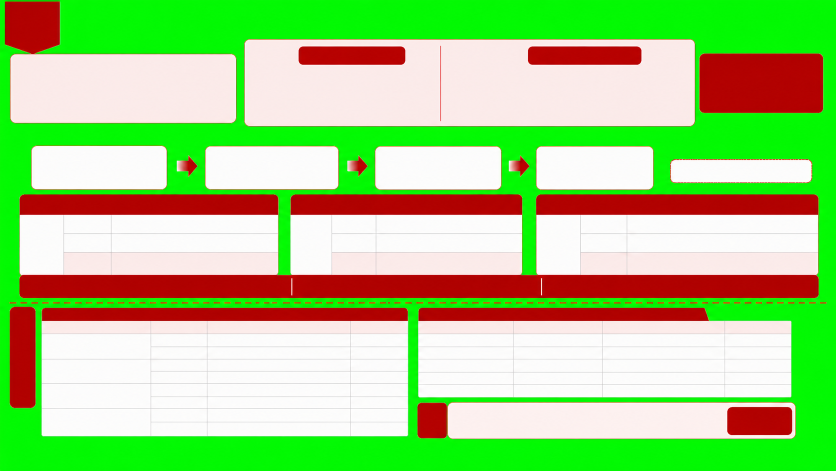
#> input picture evals/case-replay-social-01/source/generation-process.png, 1672 x 941 px (shown at 1/2 size); its folder holds only this picture in this run
$ python visual_compare_qa.py ../evals/case-replay-social-01/source/generation-process.png ../evals/case-replay-social-01/source/generation-process.png --out-dir out
#> lines starting #> are read from the running program, lines starting #| are printed output that depends on the picture
### scripts/atomic_output.py
#!/usr/bin/env python3
"""Atomic filesystem primitives used by PPTX authoring and previews."""
from __future__ import annotations

import json
import os
import tempfile
import zipfile
from pathlib import Path
from typing import Callable


def _temporary_path(target: Path, suffix: str) -> Path:
    target.parent.mkdir(parents=True, exist_ok=True)
    handle, name = tempfile.mkstemp(prefix=f".{target.name}.", suffix=suffix, dir=target.parent)
    os.close(handle)
    return Path(name)


def atomic_replace(target: str | Path, writer: Callable[[Path], None], *, suffix: str = ".tmp") -> Path:
    """Write a sibling temporary file and atomically replace ``target``."""
    destination = Path(target).resolve()
    temporary = _temporary_path(destination, suffix)
    try:
        writer(temporary)
        # The writer may be a library call (python-pptx, Pillow, or ZIP).  By
        # the time it returns the file should be complete; flush it before the
        # rename so a successful command cannot publish an unwritten buffer.
        with temporary.open("rb") as stream:
            os.fsync(stream.fileno())
        os.replace(temporary, destination)
        # A rename is atomic, but the directory entry itself is not durable
        # until the parent directory is flushed on POSIX filesystems.
        try:
            directory_fd = os.open(destination.parent, os.O_RDONLY)
        except OSError:
            directory_fd = None
        if directory_fd is not None:
            try:
                os.fsync(directory_fd)
            finally:
                os.close(directory_fd)
    finally:
        temporary.unlink(missing_ok=True)
    return destination


def atomic_save_presentation(presentation, target: str | Path) -> Path:
    """Save a python-pptx Presentation without exposing a partial target."""
    return atomic_replace(target, lambda path: presentation.save(str(path)), suffix=".tmp.pptx")


def atomic_write_bytes(target: str | Path, payload: bytes, *, suffix: str = ".tmp") -> Path:
    def write(path: Path) -> None:
        path.write_bytes(payload)

    return atomic_replace(target, write, suffix=suffix)


def atomic_write_text(target: str | Path, payload: str, *, suffix: str = ".tmp", encoding: str = "utf-8") -> Path:
    """Write a text artifact without exposing a partial target."""
    return atomic_write_bytes(target, payload.encode(encoding), suffix=suffix)


def atomic_write_json(target: str | Path, value, *, suffix: str = ".tmp.json") -> Path:
    """Serialize JSON and publish it through the same atomic policy."""
    payload = json.dumps(value, ensure_ascii=False, indent=2) + "\n"
    return atomic_write_text(target, payload, suffix=suffix)


# [8 lines left out: function atomic_rewrite_zip, not called in this run]

### scripts/visual_compare_qa.py
#!/usr/bin/env python3
"""Create visual QA artifacts comparing a source slide to a composed preview.

This script does not decide semantic correctness by itself. It renders the
source and the final PPTX preview into a shared canvas, then writes artifacts
that make placement errors visible for GPT/human visual review:

- side_by_side.png: source on the left, preview on the right
- blend.png: 50/50 overlay
- diff_heatmap.png: red heatmap of pixel differences
- report.json: basic image-difference metrics

Usage:
    python3 scripts/visual_compare_qa.py source.png out/preview/slide_01.png --out-dir qa/visual
"""
from __future__ import annotations

import argparse
import json
from pathlib import Path
from atomic_output import atomic_write_json
from compare_visual import ASPECT_RATIO_TOLERANCE


def _die(msg: str, code: int = 2):
    import sys
    print(f"Error: {msg}", file=sys.stderr)
    raise SystemExit(code)


def _fit_source_to_preview(source, preview_size):
    """Resize a same-aspect source to the preview pixel size."""
    return source.convert("RGB").resize(preview_size)


def main() -> None:
    ap = argparse.ArgumentParser(description=__doc__)
    ap.add_argument("source", help="Original slide image.")
    ap.add_argument("preview", help="Composed PPTX preview image.")
    ap.add_argument("--out-dir", required=True, help="Directory for QA artifacts.")
    args = ap.parse_args()

    try:
        from PIL import Image, ImageChops, ImageDraw, ImageOps, ImageStat
    except ImportError:
        _die("Pillow is required (pip install pillow)")

    source_path = Path(args.source)
    preview_path = Path(args.preview)
    out_dir = Path(args.out_dir)
    if not source_path.exists():
        _die(f"source not found: {source_path}")
    if not preview_path.exists():
        _die(f"preview not found: {preview_path}")
    out_dir.mkdir(parents=True, exist_ok=True)

    with Image.open(source_path) as src_im, Image.open(preview_path) as prv_im:
#> src_im is the input picture: PIL image 1672x941 RGB; mean R, G, B 160.6, 205.5, 127.2
        source_size = src_im.size
#> source_size = (1672, 941)
        preview_size = prv_im.size
#> preview_size = (1672, 941)
        source_ratio = source_size[0] / source_size[1] if source_size[1] else 0
#> source_ratio = 1.78
        preview_ratio = preview_size[0] / preview_size[1] if preview_size[1] else 0
#> preview_ratio = 1.78
        if abs(source_ratio - preview_ratio) > ASPECT_RATIO_TOLERANCE:
            _die(
                f"aspect_ratio_mismatch: source {source_size} vs preview {preview_size}; "
                "refusing to stretch a visual comparison"
            )
        preview = prv_im.convert("RGB")
        source = _fit_source_to_preview(src_im, preview.size)

    source.save(out_dir / "source_resized.png")
    preview.save(out_dir / "preview.png")

    side = Image.new("RGB", (preview.width * 2, preview.height), (18, 18, 18))
#> side: PIL image 3344x941 RGB; every value is 18
    side.paste(source, (0, 0))
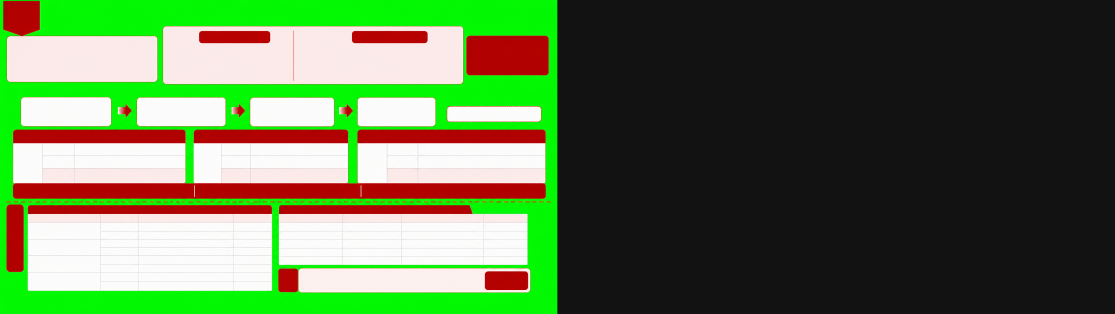
#> side: PIL image 3344x941 RGB (shown at 1/3 size); mean R, G, B 89.3, 111.7, 72.6
    side.paste(preview, (preview.width, 0))
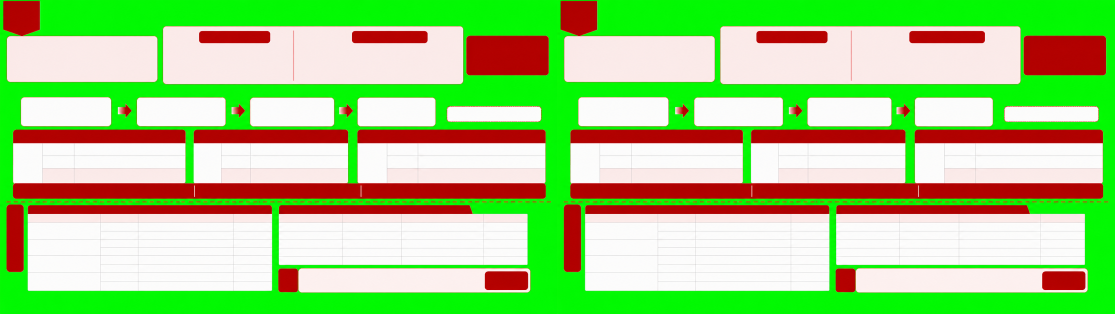
#> side: PIL image 3344x941 RGB (shown at 1/3 size); mean R, G, B 160.6, 205.5, 127.2
    draw = ImageDraw.Draw(side)
    draw.rectangle([0, 0, 170, 32], fill=(0, 0, 0))
    draw.rectangle([preview.width, 0, preview.width + 180, 32], fill=(0, 0, 0))
    draw.text((10, 8), "source", fill=(255, 255, 255))
    draw.text((preview.width + 10, 8), "preview", fill=(255, 255, 255))
    side.save(out_dir / "side_by_side.png")
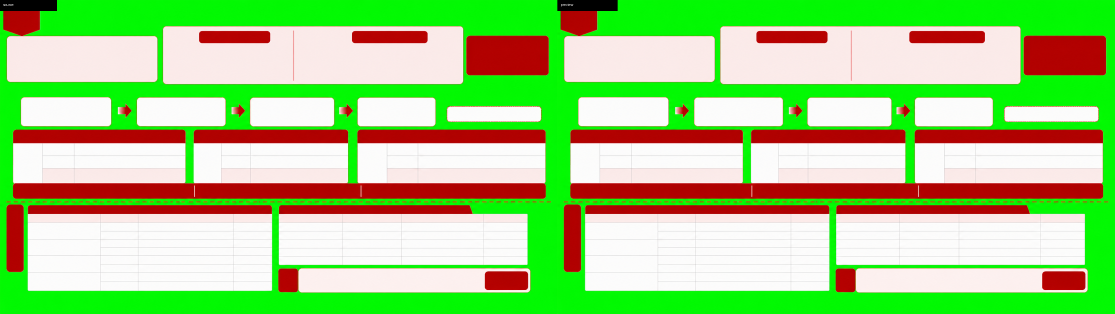
#> saved as side_by_side.png: PIL image 3344x941 RGB (shown at 1/3 size); mean R, G, B 160.2, 205.1, 127.2

    blend = Image.blend(source, preview, 0.5)
    blend.save(out_dir / "blend.png")

    diff = ImageChops.difference(source, preview)
#> diff: PIL image 1672x941 RGB; every value is 0
    stat = ImageStat.Stat(diff)
    mean_abs = sum(stat.mean) / 3.0
#> mean_abs = 0
    rms = (sum(v * v for v in stat.rms) / 3.0) ** 0.5
#> rms = 0

    gray = ImageOps.grayscale(diff)
#> gray: PIL image 1672x941 L; every value is 0
    hist = gray.histogram()
#> hist = 256 values, max 1573352 at index 0, min 0 at index 1, mean 6145.9
    total = preview.width * preview.height
#> total = 1573352
    changed_32 = sum(hist[32:]) / total
#> changed_32 = 0
    changed_64 = sum(hist[64:]) / total
#> changed_64 = 0

    # Red heatmap over the source. This exposes large content displacement while
    # preserving enough source context to locate the problem.
    heat_alpha = gray.point(lambda v: min(220, int(v * 1.35)))
    heat = Image.new("RGBA", preview.size, (255, 0, 0, 0))
    heat.putalpha(heat_alpha)
    heat_base = source.convert("RGBA")
    heat_base.alpha_composite(heat)
    heat_base.convert("RGB").save(out_dir / "diff_heatmap.png")

    report = {
        "source": str(source_path),
        "preview": str(preview_path),
        "status": "diagnostic",
        "ok": True,
        "source_original_size": list(source_size),
        "preview_size": list(preview.size),
        "resized_for_comparison": tuple(source_size) != tuple(preview.size),
        "mean_abs_diff_0_255": round(mean_abs, 4),
        "rms_diff_0_255": round(rms, 4),
        "changed_pixel_fraction_threshold_32": round(changed_32, 6),
        "changed_pixel_fraction_threshold_64": round(changed_64, 6),
        "artifacts": {
            "source_resized": str(out_dir / "source_resized.png"),
            "preview": str(out_dir / "preview.png"),
            "side_by_side": str(out_dir / "side_by_side.png"),
            "blend": str(out_dir / "blend.png"),
            "diff_heatmap": str(out_dir / "diff_heatmap.png"),
        },
        "note": (
            "Metrics are diagnostic only. Final pass/fail requires visual review "
            "of source vs preview for text/icon position, size, and overlap."
        ),
    }
    atomic_write_json((out_dir / "report.json").resolve(), report)

    print(f"Wrote {out_dir / 'side_by_side.png'}")
    print(f"Wrote {out_dir / 'blend.png'}")
    print(f"Wrote {out_dir / 'diff_heatmap.png'}")
    print(f"Wrote {out_dir / 'report.json'}")


if __name__ == "__main__":
    main()
